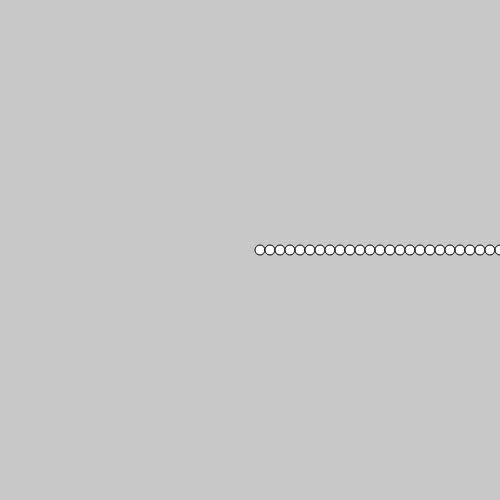
Frame 1 (no input)
Frame 60 (no input): identical to frame 1, image omitted
Frame 120 (the mouse pressed at the canvas centre since frame 60): identical to frame 1, image omitted

The p5.js sketch that drew this single still picture (run headless with seeded random() and noise() and a simulated clock; from frame 60 on, the mouse is pressed at the canvas centre):

// p5.js sketch
// ── sketch.js
var circleX=0;
function setup () {
  createCanvas(500, 500);

}

function draw(){
  background(200);

  fill(255);
  circleX=250; //1.initialize

  while(circleX<width){//2.compare
    circleX=circleX+10;//3.chenge value
    ellipse(circleX,height/2,10,10);
  }















}
